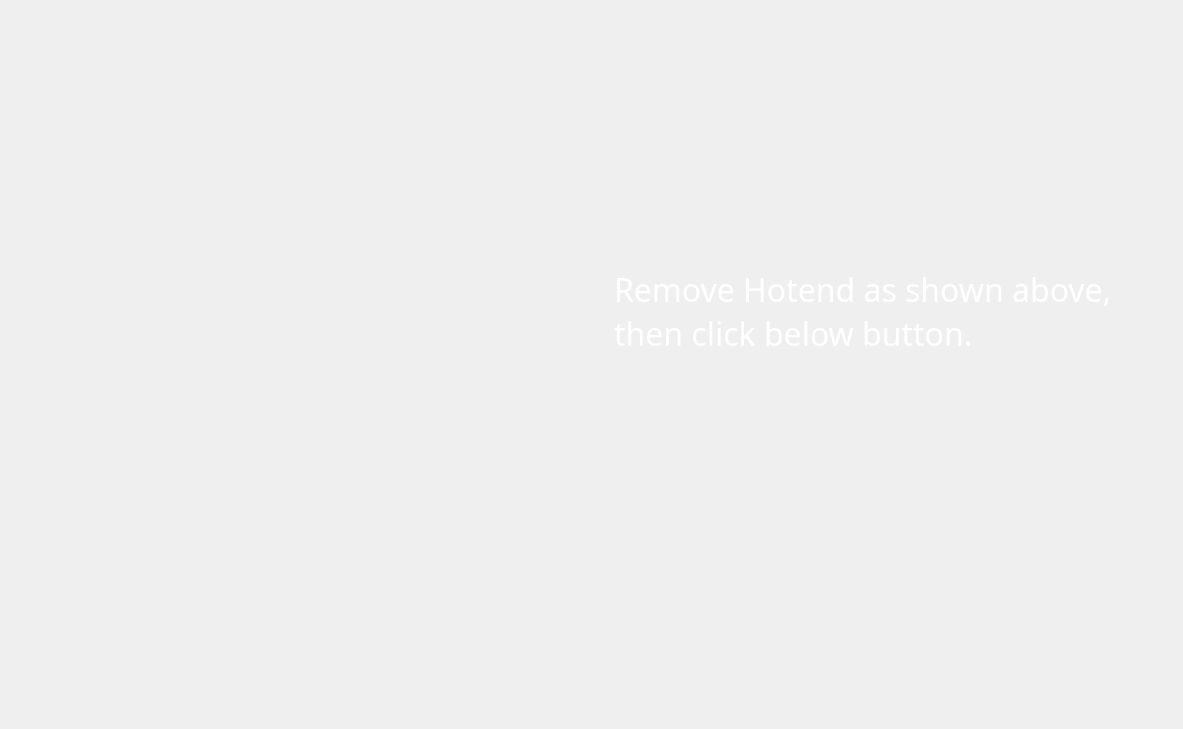
    <widget class="QWidget" name="page_ChangeHotend_5">
     <widget class="QPushButton" name="pushButton_472">
      <property name="geometry">
       <rect>
        <x>0</x>
        <y>0</y>
        <width>160</width>
        <height>180</height>
       </rect>
      </property>
      <property name="styleSheet">
       <string notr="true">outline:none;image: url(:/image/PrintInactive.png);border:none;</string>
      </property>
      <property name="text">
       <string/>
      </property>
     </widget>
     <widget class="QPushButton" name="pushButton_471">
      <property name="geometry">
       <rect>
        <x>0</x>
        <y>540</y>
        <width>160</width>
        <height>180</height>
       </rect>
      </property>
      <property name="styleSheet">
       <string notr="true">outline:none;image: url(:/image/AboutInactive.png);border:none;</string>
      </property>
      <property name="text">
       <string/>
      </property>
     </widget>
     <widget class="QPushButton" name="pushButton_469">
      <property name="geometry">
       <rect>
        <x>0</x>
        <y>180</y>
        <width>160</width>
        <height>180</height>
       </rect>
      </property>
      <property name="styleSheet">
       <string notr="true">outline:none;image: url(:/image/FilamentInactive.png);border:none;</string>
      </property>
      <property name="text">
       <string/>
      </property>
     </widget>
     <widget class="QPushButton" name="pushButton_470">
      <property name="geometry">
       <rect>
        <x>0</x>
        <y>360</y>
        <width>160</width>
        <height>180</height>
       </rect>
      </property>
      <property name="styleSheet">
       <string notr="true">outline:none;image: url(:/image/ToolsActive(2).png);border:none;</string>
      </property>
      <property name="text">
       <string/>
      </property>
     </widget>
     <widget class="QLabel" name="label_93">
      <property name="geometry">
       <rect>
        <x>224</x>
        <y>221</y>
        <width>382</width>
        <height>286</height>
       </rect>
      </property>
      <property name="styleSheet">
       <string notr="true">border-image: url(:/image/changehotend_tip_5.png);</string>
      </property>
      <property name="text">
       <string/>
      </property>
     </widget>
     <widget class="QLabel" name="label_88">
      <property name="geometry">
       <rect>
        <x>614</x>
        <y>267</y>
        <width>560</width>
        <height>340</height>
       </rect>
      </property>
      <property name="styleSheet">
       <string notr="true">color: rgba(255, 255, 255, 255);
font-size: 32px;
text-align: center;
font-family: Barlow;
background-color: rgba(255, 255, 255, 0);</string>
      </property>
      <property name="text">
       <string>Remove Hotend as shown above, then click below button.</string>
      </property>
      <property name="alignment">
       <set>Qt::AlignLeading|Qt::AlignLeft|Qt::AlignTop</set>
      </property>
      <property name="wordWrap">
       <bool>true</bool>
      </property>
     </widget>
    </widget>
